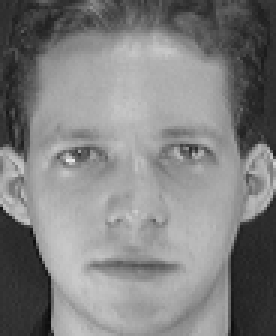
%> input picture matlab_code/oldcode/智能识别/实验1/faces_for_pca/a.pgm, 92 x 112 px, given in place of a.jpg, which was not available (shown 3 times larger)
$ octave homework5_1.m   (GNU Octave 9; MATLAB toolbox functions it lacks are replaced by stand-ins)
%> lines starting %> are read from the running program, lines starting %| are printed output that depends on the picture; pictures that were not available may be replaced by others from this repository, and a replacement may not be noted
a=imread('a.jpg');
%> a is the input picture: size 112x92 uint8; min 11, max 234, mean 128.3
figure,imshow(a);
a=im2double(a);
%> a: size 112x92 double
[m,n,k]=size(a);
%> m = 112; n = 92; k = 1
p1=eye(n)*2;
p2=diag(ones(1,n-1),-1);
p=p1-p2-p2';
for i=1:k
    a(:,:,i)=a(:,:,i)*p;
end
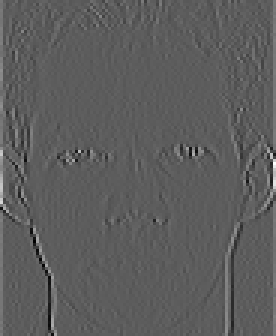
%> a: size 112x92 double (shown 3 times larger); min -0.651, max 1.14, mean 0.00541; drawn with min black and max white
figure,imshow(a);
%> after `imshow(a)`:
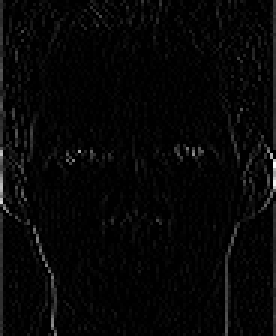
%> displayed picture: size 112x92, on the screen's scale of 0 to 255 (shown 3 times larger); min 0, max 255, mean 6.5

p3=eye(m)*2;
p4=diag(ones(1,m-1),-1);
p=p3-p4-p4';
for i=1:k
    a(:,:,i)=p*a(:,:,i);
end
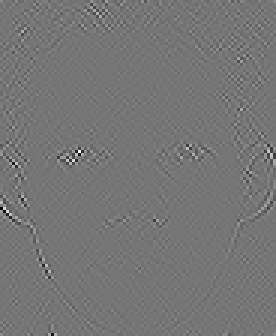
%> a: size 112x92 double (shown 3 times larger); min -1.3, max 1.51, mean 7.57e-05; drawn with min black and max white
figure,imshow(a);
%> after `imshow(a)`:
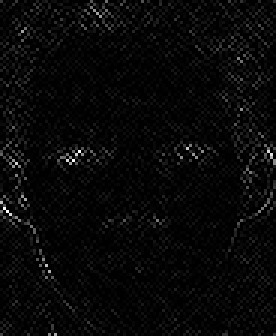
%> displayed picture: size 112x92, on the screen's scale of 0 to 255 (shown 3 times larger); min 0, max 255, mean 8.2

$ run again, with matlab_code/oldcode/智能识别/实验1/faces_for_pca/a0.pgm copied over matlab_code/oldcode/智能识别/实验1/faces_for_pca/a.pgm
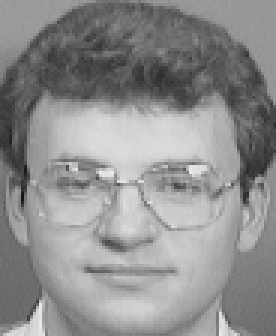
%> input picture matlab_code/oldcode/智能识别/实验1/faces_for_pca/a0.pgm, 92 x 112 px, given in place of a.jpg, which was not available (shown 3 times larger)
%> a is the input picture: size 112x92 uint8; min 21, max 235, mean 142.3
%> after the loop `for i=1:k`:
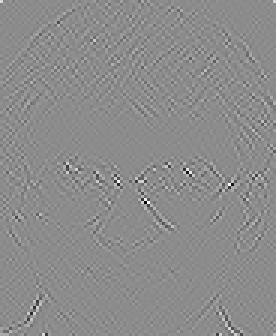
%> a: size 112x92 double (shown 3 times larger); min -1.2, max 0.984, mean 0.000214; drawn with min black and max white
%> `imshow(a)`:
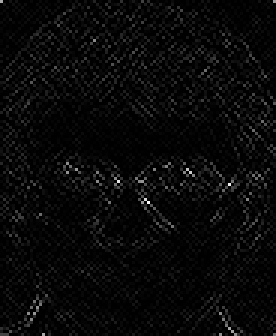
%> displayed picture: size 112x92, on the screen's scale of 0 to 255 (shown 3 times larger); min 0, max 251, mean 9

$ run again, with matlab_code/oldcode/智能识别/实验1/faces_for_pca/a1.pgm copied over matlab_code/oldcode/智能识别/实验1/faces_for_pca/a.pgm
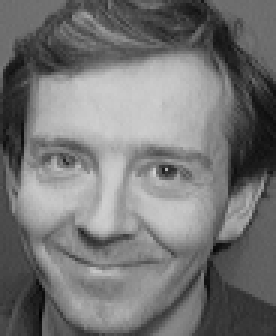
%> input picture matlab_code/oldcode/智能识别/实验1/faces_for_pca/a1.pgm, 92 x 112 px, given in place of a.jpg, which was not available (shown 3 times larger)
%> a is the input picture: size 112x92 uint8; min 2, max 210, mean 117
%> after the loop `for i=1:k`:
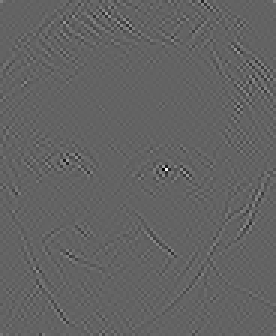
%> a: size 112x92 double (shown 3 times larger); min -1.29, max 2.03, mean 0.000128; drawn with min black and max white
%> `imshow(a)`:
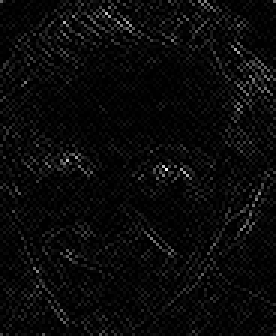
%> displayed picture: size 112x92, on the screen's scale of 0 to 255 (shown 3 times larger); min 0, max 255, mean 9.9

$ run again, with matlab_code/oldcode/智能识别/实验1/faces_for_pca/a2.pgm copied over matlab_code/oldcode/智能识别/实验1/faces_for_pca/a.pgm
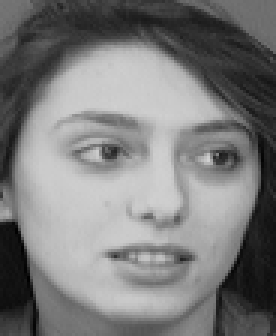
%> input picture matlab_code/oldcode/智能识别/实验1/faces_for_pca/a2.pgm, 92 x 112 px, given in place of a.jpg, which was not available (shown 3 times larger)
%> a is the input picture: size 112x92 uint8; min 1, max 208, mean 123.5
%> after the loop `for i=1:k`:
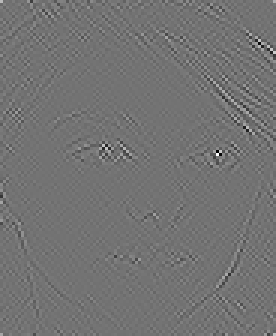
%> a: size 112x92 double (shown 3 times larger); min -0.796, max 0.965, mean 0.000139; drawn with min black and max white
%> `imshow(a)`:
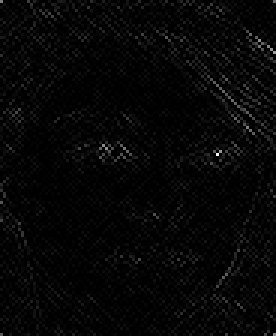
%> displayed picture: size 112x92, on the screen's scale of 0 to 255 (shown 3 times larger); min 0, max 246, mean 6.3
